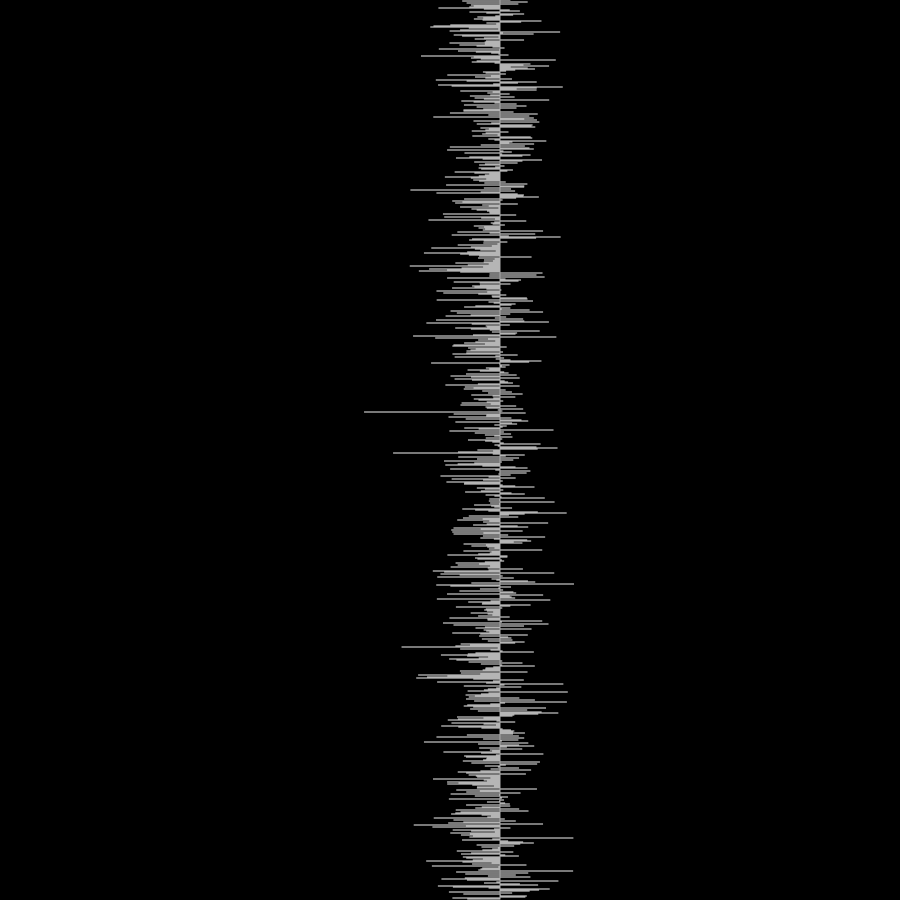
Frame 1 (no input)
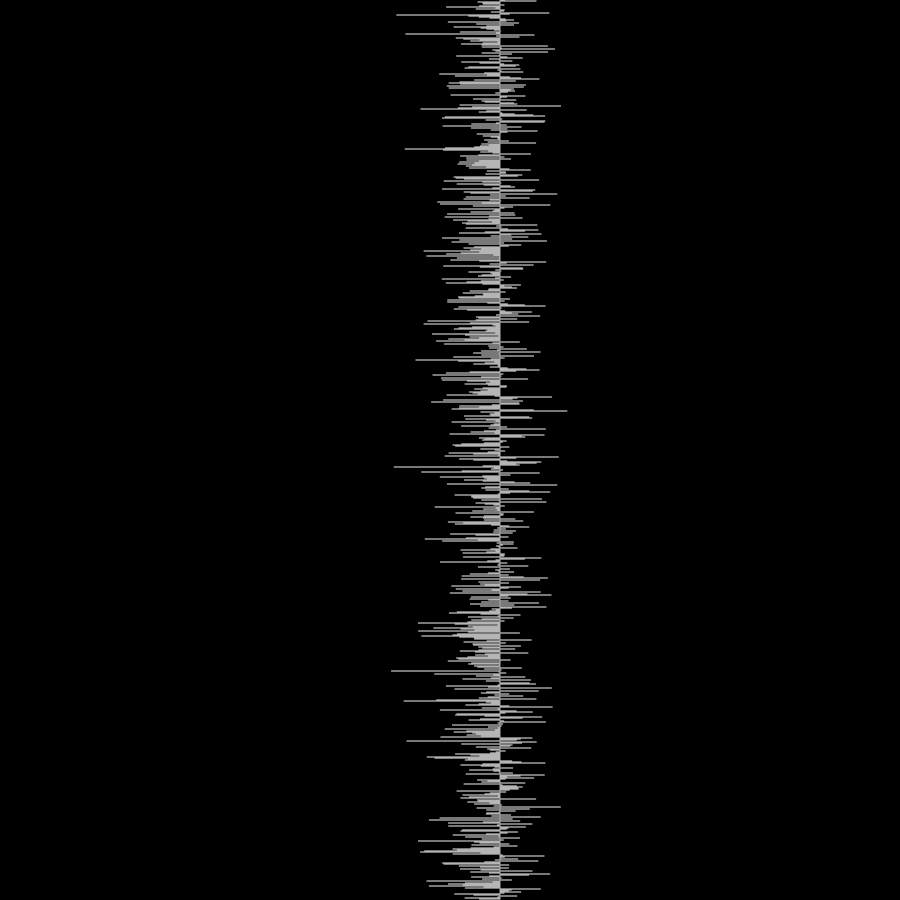
Frame 60 (no input)
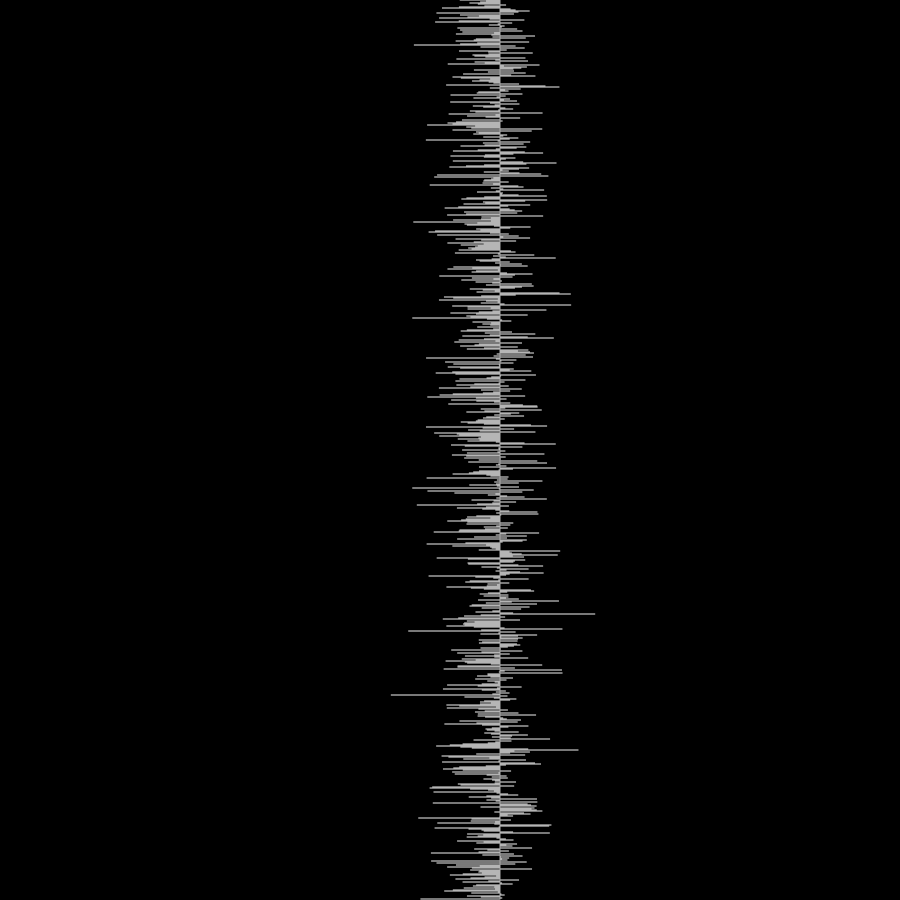
Frame 120 (the mouse pressed at the canvas centre since frame 60)

The p5.js sketch that drew these frames (run headless with seeded random() and noise() and a simulated clock; from frame 60 on, the mouse is pressed at the canvas centre):

// p5.js sketch
// ── sketch.js
function setup() {
  createCanvas(900, 900);
  frameRate(30);
  // put setup code here
}

function draw() {
  background(0);
  // put drawing code here
  translate(width / 2, 0);

  stroke('#f1f1f1');

  for (let y = 0; y < height; y++) {
    let x = randomGaussian(40, 30);
    line(50, y, x, y);
  }
}
